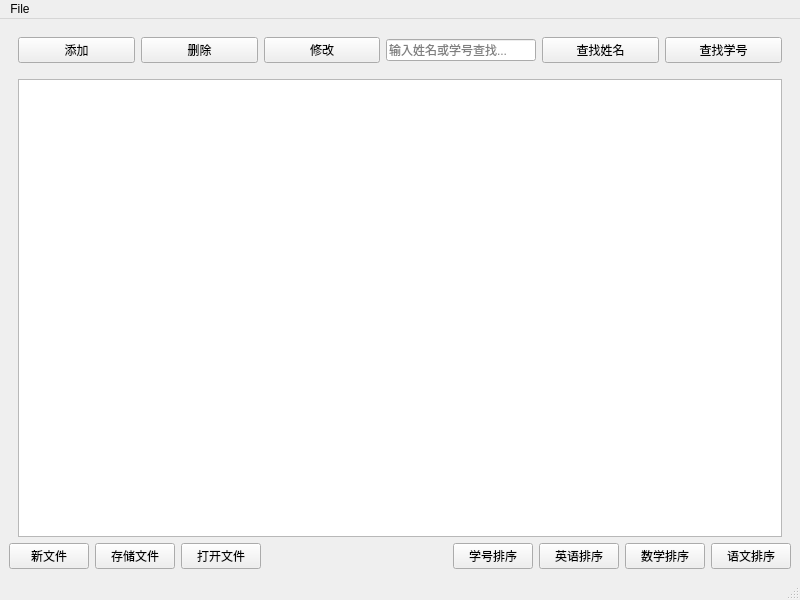
<?xml version="1.0" encoding="UTF-8"?>
<ui version="4.0">
 <class>MainWindow</class>
 <widget class="QMainWindow" name="MainWindow">
  <property name="geometry">
   <rect>
    <x>0</x>
    <y>0</y>
    <width>800</width>
    <height>600</height>
   </rect>
  </property>
  <property name="maximumSize">
   <size>
    <width>1200</width>
    <height>16777215</height>
   </size>
  </property>
  <property name="windowTitle">
   <string>学生管理系统</string>
  </property>
  <widget class="QWidget" name="centralwidget">
   <layout class="QGridLayout" name="gridLayout">
    <item row="0" column="0">
     <widget class="QWidget" name="widget" native="true">
      <property name="maximumSize">
       <size>
        <width>1200</width>
        <height>16777215</height>
       </size>
      </property>
      <layout class="QHBoxLayout" name="horizontalLayout">
       <item>
        <widget class="QPushButton" name="addButton">
         <property name="minimumSize">
          <size>
           <width>80</width>
           <height>0</height>
          </size>
         </property>
         <property name="maximumSize">
          <size>
           <width>120</width>
           <height>16777215</height>
          </size>
         </property>
         <property name="text">
          <string>添加</string>
         </property>
        </widget>
       </item>
       <item>
        <widget class="QPushButton" name="delButton">
         <property name="minimumSize">
          <size>
           <width>80</width>
           <height>0</height>
          </size>
         </property>
         <property name="maximumSize">
          <size>
           <width>120</width>
           <height>16777215</height>
          </size>
         </property>
         <property name="text">
          <string>删除</string>
         </property>
        </widget>
       </item>
       <item>
        <widget class="QPushButton" name="alterButton">
         <property name="minimumSize">
          <size>
           <width>80</width>
           <height>0</height>
          </size>
         </property>
         <property name="maximumSize">
          <size>
           <width>120</width>
           <height>16777215</height>
          </size>
         </property>
         <property name="text">
          <string>修改</string>
         </property>
        </widget>
       </item>
       <item>
        <widget class="QLineEdit" name="searchEdit">
         <property name="maximumSize">
          <size>
           <width>150</width>
           <height>16777215</height>
          </size>
         </property>
         <property name="placeholderText">
          <string>输入姓名或学号查找...</string>
         </property>
        </widget>
       </item>
       <item>
        <widget class="QPushButton" name="searchNameButton">
         <property name="sizePolicy">
          <sizepolicy hsizetype="Minimum" vsizetype="Fixed">
           <horstretch>0</horstretch>
           <verstretch>0</verstretch>
          </sizepolicy>
         </property>
         <property name="minimumSize">
          <size>
           <width>80</width>
           <height>0</height>
          </size>
         </property>
         <property name="maximumSize">
          <size>
           <width>120</width>
           <height>16777215</height>
          </size>
         </property>
         <property name="text">
          <string>查找姓名</string>
         </property>
        </widget>
       </item>
       <item>
        <widget class="QPushButton" name="searchNumButton">
         <property name="sizePolicy">
          <sizepolicy hsizetype="Minimum" vsizetype="Fixed">
           <horstretch>0</horstretch>
           <verstretch>0</verstretch>
          </sizepolicy>
         </property>
         <property name="minimumSize">
          <size>
           <width>80</width>
           <height>0</height>
          </size>
         </property>
         <property name="maximumSize">
          <size>
           <width>120</width>
           <height>16777215</height>
          </size>
         </property>
         <property name="text">
          <string>查找学号</string>
         </property>
        </widget>
       </item>
      </layout>
     </widget>
    </item>
    <item row="1" column="0">
     <widget class="QWidget" name="widget_2" native="true">
      <layout class="QHBoxLayout" name="horizontalLayout_2">
       <property name="topMargin">
        <number>1</number>
       </property>
       <property name="bottomMargin">
        <number>0</number>
       </property>
       <item>
        <widget class="QTableWidget" name="tableWidget">
         <property name="styleSheet">
          <string notr="true">QTableWidget
{
	color:red;
	selection-color:green;
	selection-background-color:blue;
}
QTableWidget::item:selected
{
	color:white;
	background-color:red;
}</string>
         </property>
        </widget>
       </item>
      </layout>
     </widget>
    </item>
    <item row="2" column="0">
     <layout class="QHBoxLayout" name="horizontalLayout_5">
      <item>
       <layout class="QHBoxLayout" name="horizontalLayout_3">
        <item>
         <widget class="QPushButton" name="newButton">
          <property name="sizePolicy">
           <sizepolicy hsizetype="Maximum" vsizetype="Fixed">
            <horstretch>0</horstretch>
            <verstretch>0</verstretch>
           </sizepolicy>
          </property>
          <property name="minimumSize">
           <size>
            <width>80</width>
            <height>0</height>
           </size>
          </property>
          <property name="maximumSize">
           <size>
            <width>170</width>
            <height>16777215</height>
           </size>
          </property>
          <property name="text">
           <string>新文件</string>
          </property>
         </widget>
        </item>
        <item>
         <widget class="QPushButton" name="saveButton">
          <property name="sizePolicy">
           <sizepolicy hsizetype="Maximum" vsizetype="Fixed">
            <horstretch>0</horstretch>
            <verstretch>0</verstretch>
           </sizepolicy>
          </property>
          <property name="minimumSize">
           <size>
            <width>80</width>
            <height>0</height>
           </size>
          </property>
          <property name="maximumSize">
           <size>
            <width>170</width>
            <height>16777215</height>
           </size>
          </property>
          <property name="text">
           <string>存储文件</string>
          </property>
         </widget>
        </item>
        <item>
         <widget class="QPushButton" name="openButton">
          <property name="sizePolicy">
           <sizepolicy hsizetype="Maximum" vsizetype="Fixed">
            <horstretch>0</horstretch>
            <verstretch>0</verstretch>
           </sizepolicy>
          </property>
          <property name="minimumSize">
           <size>
            <width>80</width>
            <height>0</height>
           </size>
          </property>
          <property name="maximumSize">
           <size>
            <width>170</width>
            <height>16777215</height>
           </size>
          </property>
          <property name="text">
           <string>打开文件</string>
          </property>
         </widget>
        </item>
       </layout>
      </item>
      <item>
       <layout class="QHBoxLayout" name="horizontalLayout_4">
        <item>
         <spacer name="horizontalSpacer_2">
          <property name="orientation">
           <enum>Qt::Orientation::Horizontal</enum>
          </property>
          <property name="sizeType">
           <enum>QSizePolicy::Policy::Expanding</enum>
          </property>
          <property name="sizeHint" stdset="0">
           <size>
            <width>80</width>
            <height>20</height>
           </size>
          </property>
         </spacer>
        </item>
        <item>
         <widget class="QPushButton" name="numSortButton">
          <property name="sizePolicy">
           <sizepolicy hsizetype="Maximum" vsizetype="Fixed">
            <horstretch>0</horstretch>
            <verstretch>0</verstretch>
           </sizepolicy>
          </property>
          <property name="minimumSize">
           <size>
            <width>80</width>
            <height>0</height>
           </size>
          </property>
          <property name="text">
           <string>学号排序</string>
          </property>
         </widget>
        </item>
        <item>
         <widget class="QPushButton" name="EngSortButton">
          <property name="sizePolicy">
           <sizepolicy hsizetype="Maximum" vsizetype="Fixed">
            <horstretch>0</horstretch>
            <verstretch>0</verstretch>
           </sizepolicy>
          </property>
          <property name="minimumSize">
           <size>
            <width>80</width>
            <height>0</height>
           </size>
          </property>
          <property name="text">
           <string>英语排序</string>
          </property>
         </widget>
        </item>
        <item>
         <widget class="QPushButton" name="mathSortButton">
          <property name="sizePolicy">
           <sizepolicy hsizetype="Maximum" vsizetype="Fixed">
            <horstretch>0</horstretch>
            <verstretch>0</verstretch>
           </sizepolicy>
          </property>
          <property name="minimumSize">
           <size>
            <width>80</width>
            <height>0</height>
           </size>
          </property>
          <property name="text">
           <string>数学排序</string>
          </property>
         </widget>
        </item>
        <item>
         <widget class="QPushButton" name="cnSortButton">
          <property name="sizePolicy">
           <sizepolicy hsizetype="Maximum" vsizetype="Fixed">
            <horstretch>0</horstretch>
            <verstretch>0</verstretch>
           </sizepolicy>
          </property>
          <property name="minimumSize">
           <size>
            <width>80</width>
            <height>0</height>
           </size>
          </property>
          <property name="text">
           <string>语文排序</string>
          </property>
         </widget>
        </item>
       </layout>
      </item>
     </layout>
    </item>
   </layout>
  </widget>
  <widget class="QMenuBar" name="menubar">
   <property name="geometry">
    <rect>
     <x>0</x>
     <y>0</y>
     <width>800</width>
     <height>37</height>
    </rect>
   </property>
   <widget class="QMenu" name="menuFile">
    <property name="title">
     <string>File</string>
    </property>
    <addaction name="actionSave_Current_File"/>
    <addaction name="actionOpen_File"/>
    <addaction name="actionNew_File"/>
   </widget>
   <addaction name="menuFile"/>
  </widget>
  <widget class="QStatusBar" name="statusbar"/>
  <action name="actionSave_Current_File">
   <property name="text">
    <string>Save Current File</string>
   </property>
   <property name="shortcut">
    <string>Ctrl+S</string>
   </property>
  </action>
  <action name="actionOpen_File">
   <property name="text">
    <string>Open File</string>
   </property>
   <property name="shortcut">
    <string>Ctrl+O</string>
   </property>
  </action>
  <action name="actionNew_File">
   <property name="text">
    <string>New File</string>
   </property>
   <property name="shortcut">
    <string>Ctrl+N</string>
   </property>
  </action>
  <action name="action111">
   <property name="text">
    <string>111</string>
   </property>
  </action>
  <action name="action222">
   <property name="text">
    <string>222</string>
   </property>
  </action>
  <action name="action333">
   <property name="text">
    <string>333</string>
   </property>
  </action>
 </widget>
 <resources/>
 <connections/>
</ui>
